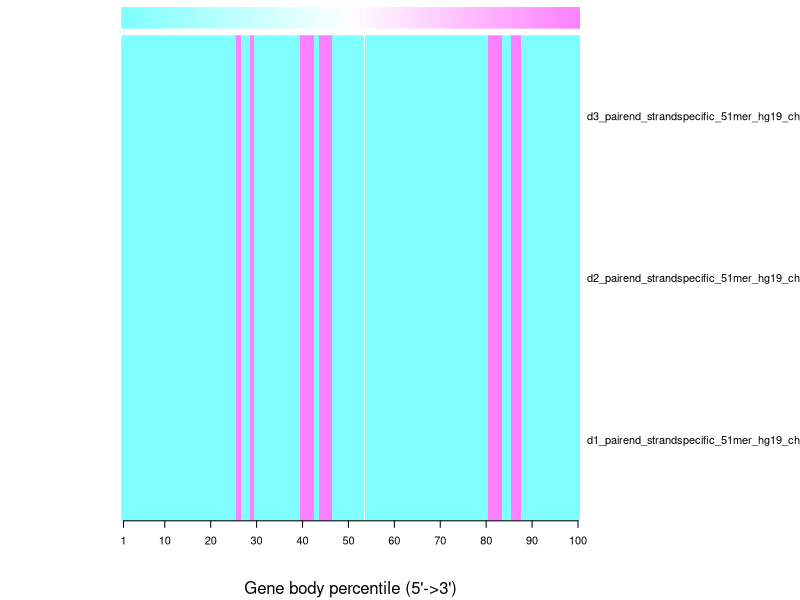
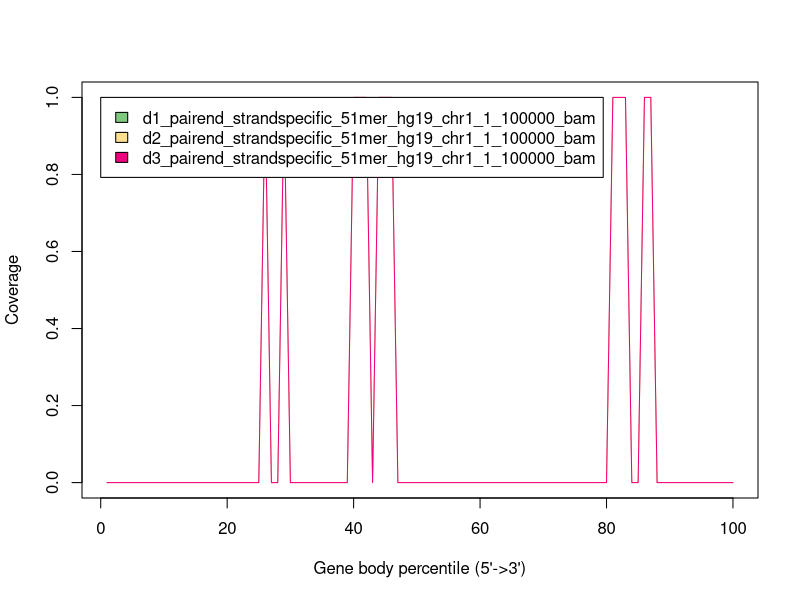

Generate these figures, in order, with R:
d1_pairend_strandspecific_51mer_hg19_chr1_1_100000_bam <- c(0.0,0.0,0.0,0.0,0.0,0.0,0.0,0.0,0.0,0.0,0.0,0.0,0.0,0.0,0.0,0.0,0.0,0.0,0.0,0.0,0.0,0.0,0.0,0.0,0.0,1.0,0.0,0.0,1.0,0.0,0.0,0.0,0.0,0.0,0.0,0.0,0.0,0.0,0.0,1.0,1.0,1.0,0.0,1.0,1.0,1.0,0.0,0.0,0.0,0.0,0.0,0.0,0.0,0.0,0.0,0.0,0.0,0.0,0.0,0.0,0.0,0.0,0.0,0.0,0.0,0.0,0.0,0.0,0.0,0.0,0.0,0.0,0.0,0.0,0.0,0.0,0.0,0.0,0.0,0.0,1.0,1.0,1.0,0.0,0.0,1.0,1.0,0.0,0.0,0.0,0.0,0.0,0.0,0.0,0.0,0.0,0.0,0.0,0.0,0.0)
d2_pairend_strandspecific_51mer_hg19_chr1_1_100000_bam <- c(0.0,0.0,0.0,0.0,0.0,0.0,0.0,0.0,0.0,0.0,0.0,0.0,0.0,0.0,0.0,0.0,0.0,0.0,0.0,0.0,0.0,0.0,0.0,0.0,0.0,1.0,0.0,0.0,1.0,0.0,0.0,0.0,0.0,0.0,0.0,0.0,0.0,0.0,0.0,1.0,1.0,1.0,0.0,1.0,1.0,1.0,0.0,0.0,0.0,0.0,0.0,0.0,0.0,0.0,0.0,0.0,0.0,0.0,0.0,0.0,0.0,0.0,0.0,0.0,0.0,0.0,0.0,0.0,0.0,0.0,0.0,0.0,0.0,0.0,0.0,0.0,0.0,0.0,0.0,0.0,1.0,1.0,1.0,0.0,0.0,1.0,1.0,0.0,0.0,0.0,0.0,0.0,0.0,0.0,0.0,0.0,0.0,0.0,0.0,0.0)
d3_pairend_strandspecific_51mer_hg19_chr1_1_100000_bam <- c(0.0,0.0,0.0,0.0,0.0,0.0,0.0,0.0,0.0,0.0,0.0,0.0,0.0,0.0,0.0,0.0,0.0,0.0,0.0,0.0,0.0,0.0,0.0,0.0,0.0,1.0,0.0,0.0,1.0,0.0,0.0,0.0,0.0,0.0,0.0,0.0,0.0,0.0,0.0,1.0,1.0,1.0,0.0,1.0,1.0,1.0,0.0,0.0,0.0,0.0,0.0,0.0,0.0,0.0,0.0,0.0,0.0,0.0,0.0,0.0,0.0,0.0,0.0,0.0,0.0,0.0,0.0,0.0,0.0,0.0,0.0,0.0,0.0,0.0,0.0,0.0,0.0,0.0,0.0,0.0,1.0,1.0,1.0,0.0,0.0,1.0,1.0,0.0,0.0,0.0,0.0,0.0,0.0,0.0,0.0,0.0,0.0,0.0,0.0,0.0)
data_matrix <- matrix(c(d1_pairend_strandspecific_51mer_hg19_chr1_1_100000_bam,d2_pairend_strandspecific_51mer_hg19_chr1_1_100000_bam,d3_pairend_strandspecific_51mer_hg19_chr1_1_100000_bam), byrow=T, ncol=100)
rowLabel <- c("d1_pairend_strandspecific_51mer_hg19_chr1_1_100000_bam","d2_pairend_strandspecific_51mer_hg19_chr1_1_100000_bam","d3_pairend_strandspecific_51mer_hg19_chr1_1_100000_bam")


pdf("output.geneBodyCoverage.heatMap.pdf")
rc <- cm.colors(ncol(data_matrix))
heatmap(data_matrix, scale=c("none"),keep.dendro=F, labRow = rowLabel ,Colv = NA,Rowv = NA,labCol=NA,col=cm.colors(256),margins = c(6, 8),ColSideColors = rc,cexRow=1,cexCol=1,xlab="Gene body percentile (5'->3')", add.expr=x_axis_expr <- axis(side=1,at=c(1,10,20,30,40,50,60,70,80,90,100),labels=c("1","10","20","30","40","50","60","70","80","90","100")))
dev.off()


pdf("output.geneBodyCoverage.curves.pdf")
x=1:100
icolor = colorRampPalette(c("#7fc97f","#beaed4","#fdc086","#ffff99","#386cb0","#f0027f"))(3)
plot(x,d1_pairend_strandspecific_51mer_hg19_chr1_1_100000_bam,type='l',xlab="Gene body percentile (5'->3')", ylab="Coverage",lwd=0.8,col=icolor[1])
lines(x,d2_pairend_strandspecific_51mer_hg19_chr1_1_100000_bam,type='l',col=icolor[2])
lines(x,d3_pairend_strandspecific_51mer_hg19_chr1_1_100000_bam,type='l',col=icolor[3])
legend(0,1,fill=icolor[1:3], legend=c('d1_pairend_strandspecific_51mer_hg19_chr1_1_100000_bam','d2_pairend_strandspecific_51mer_hg19_chr1_1_100000_bam','d3_pairend_strandspecific_51mer_hg19_chr1_1_100000_bam'))
dev.off()
